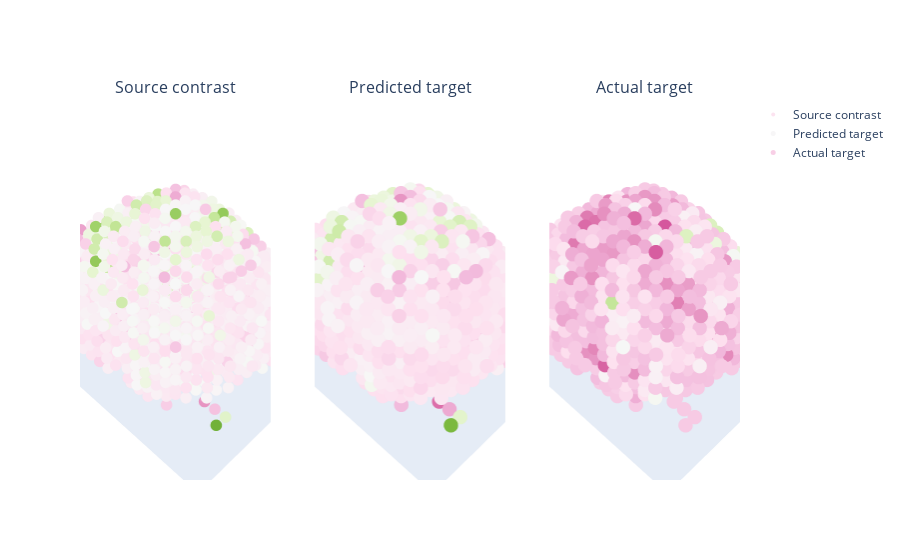

The notebook cell this image was saved under:
### Code cell
import plotly.graph_objects as go
from plotly.subplots import make_subplots

fig = make_subplots(rows=1, cols=3,
                    specs=[[{"type": "scene"}, {"type": "scene"}, {"type": "scene"}]],
                    subplot_titles=("Source contrast", "Predicted target", "Actual target"))

fig.add_trace(
    go.Scatter3d(x = mat[:,0], y = mat[:,1], z = mat[:,2], mode = 'markers', 
                marker = dict(size = 4, color = np.asarray(source_features[-1,:])),
                name="Source contrast"), 
    row=1, col=1
    )
fig.add_trace(
    go.Scatter3d(x = mat[:,0], y = mat[:,1], z = mat[:,2], mode = 'markers',
                marker = dict(size = 5, color = np.asarray(predicted_target_features)),
                name="Predicted target"), 
    row=1, col=2
    )
fig.add_trace(
    go.Scatter3d(x = mat[:,0], y = mat[:,1], z = mat[:,2], mode = 'markers', 
                marker = dict(size = 5, color = np.asarray(target_features[-1,:])),
                name="Actual target"), 
    row=1, col=3
    )
fig.update_scenes(xaxis_visible=False, yaxis_visible=False,zaxis_visible=True )
fig.show()

### Figure 1 — Plotly figure (JSON) as saved in the notebook; plotly's stock layout.template omitted (floating-point values rounded to 4 significant figures; data arrays with more than 128 entries replaced by an {"elided": "..."} marker saying what was removed)
{"data": [{"marker": {"color": {"elided": "2258 float values"}, "size": 4}, "mode": "markers", "name": "Source contrast", "scene": "scene", "type": "scatter3d", "x": {"elided": "2258 int values"}, "y": {"elided": "2258 int values"}, "z": {"elided": "2258 int values"}}, {"marker": {"color": {"elided": "2258 float values"}, "size": 5}, "mode": "markers", "name": "Predicted target", "scene": "scene2", "type": "scatter3d", "x": {"elided": "2258 int values"}, "y": {"elided": "2258 int values"}, "z": {"elided": "2258 int values"}}, {"marker": {"color": {"elided": "2258 float values"}, "size": 5}, "mode": "markers", "name": "Actual target", "scene": "scene3", "type": "scatter3d", "x": {"elided": "2258 int values"}, "y": {"elided": "2258 int values"}, "z": {"elided": "2258 int values"}}], "layout": {"annotations": [{"font": {"size": 16}, "showarrow": false, "text": "Source contrast", "x": 0.1444, "xanchor": "center", "xref": "paper", "y": 1, "yanchor": "bottom", "yref": "paper"}, {"font": {"size": 16}, "showarrow": false, "text": "Predicted target", "x": 0.5, "xanchor": "center", "xref": "paper", "y": 1, "yanchor": "bottom", "yref": "paper"}, {"font": {"size": 16}, "showarrow": false, "text": "Actual target", "x": 0.8556, "xanchor": "center", "xref": "paper", "y": 1, "yanchor": "bottom", "yref": "paper"}], "scene": {"domain": {"x": [0, 0.2889], "y": [0, 1]}, "xaxis": {"visible": false}, "yaxis": {"visible": false}, "zaxis": {"visible": true}}, "scene2": {"domain": {"x": [0.3556, 0.6444], "y": [0, 1]}, "xaxis": {"visible": false}, "yaxis": {"visible": false}, "zaxis": {"visible": true}}, "scene3": {"domain": {"x": [0.7111, 1], "y": [0, 1]}, "xaxis": {"visible": false}, "yaxis": {"visible": false}, "zaxis": {"visible": true}}}}
